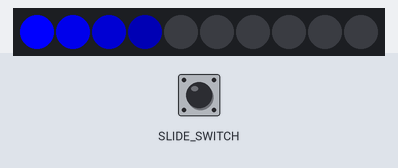
Simulated run of this program. Board: CircuitPython board. Shown: 10 RGB LEDs in strip order, left to right. The test bench sets the inputs (shaded band); at power-on: SLIDE_SWITCH HIGH.

Above: at 1.2 s.
1.3 s: SLIDE_SWITCH pulled LOW for 0.15 s
At 1.41 s:
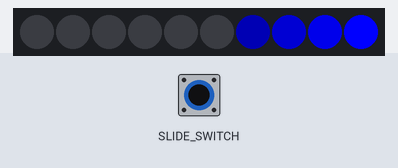
Timing chart, 0 to 4.3 s (numbered marks = the images above; inputs shaded):
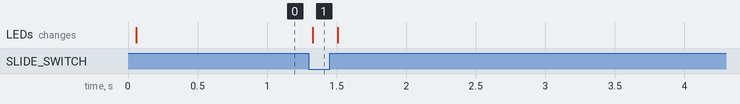

The program:

circuit_playground_switch.py
```python
import neopixel
import time
import digitalio
from board import NEOPIXEL, SLIDE_SWITCH


np = neopixel.NeoPixel(NEOPIXEL, 10, auto_write=False)
switch = digitalio.DigitalInOut(SLIDE_SWITCH)
switch.pull = digitalio.Pull.UP


while True:
    time.sleep(0.05)
    for i in range(10):
        if switch.value:
            i = 9 - i
        for j in range(10):
            np[j] = tuple((max(0, val - 64) for val in np[j]))
        np[i] = (0, 0, 254)
        np.write()
```

Measured:
- after the input at 1.3 s, the LEDs: change at once (image 1)
